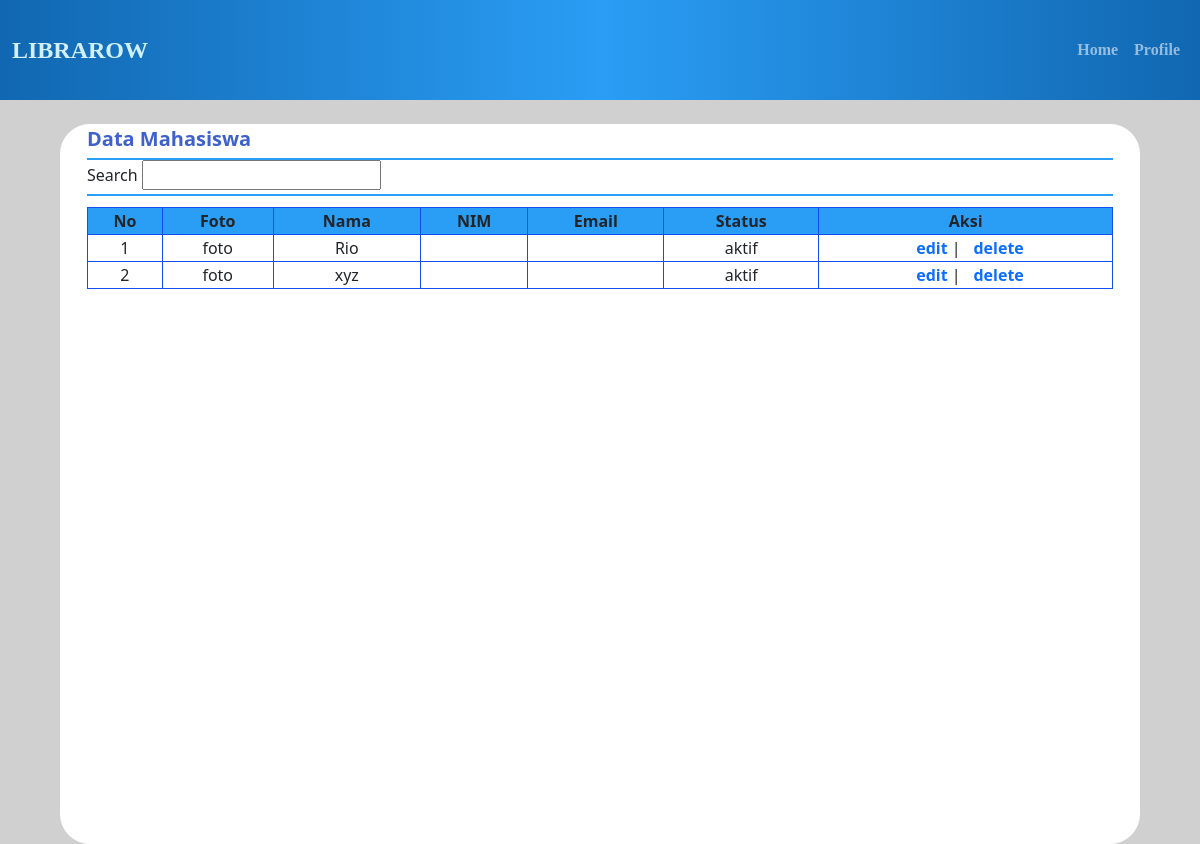
/data_mahasiswa.php, run on the app's committed database.
### tables this page shows
CREATE TABLE `user` (
  `id` int(11) NOT NULL,
  `username` varchar(20) NOT NULL,
  `password` varchar(50) NOT NULL,
  `nama` varchar(50) NOT NULL,
  `email` varchar(100) DEFAULT NULL,
  `nohp` varchar(15) DEFAULT NULL,
  `nim` varchar(10) DEFAULT NULL,
  `status` enum('aktif','suspend') NOT NULL
);

### functions.php (called while the page is built, shortened)
<?php
$conn = mysqli_connect('localhost','root','','librarow');
function query($query){
    global $conn;
    $result = mysqli_query($conn,$query);
    $row = [];
    while($dbs = mysqli_fetch_assoc($result)){
        $row[] = $dbs;
    }
    return $row;
}
?>

### data_mahasiswa.php (the view, shortened to what this page needs)
<?php
include 'functions.php';
$mahasiswa = query("SELECT * FROM user");
?>
<!DOCTYPE html>
<html lang="en">
<head>
    <link rel="stylesheet" href="bootstrap/css/bootstrap.min.css">
    <link rel="stylesheet" href="css/admin_page.css">
</head>
<body style="background-color: #D0D0D0;">
    <nav class="navbar sticky-top navbar-expand-sm navbar-dark" style="color: #D0EFFF;">
        <div class="container-fluid ">
            <a class="navbar-brand " href="login.php">LIBRAROW</a>
            <div class="nav navbar-custom" id="navbarSupportedContent" style="color: #D0EFFF !important;">
                <ul class="navbar-nav ms-auto">
                    <li class="nav-item">
                        <a class="nav-link" href="admin_page.php">Home</a>
                    </li>
                    <li class="nav-item">
                        <a class="nav-link" href="profile_pustakawan.php">Profile</a>
                    </li>
                </ul>
            </div>
        </div>
    </nav>
    <div class="datacontainer">
        <div class="datatitle">Data Mahasiswa</div>
        <div class="datasearch">Search
            <input type="text" name="search" id="search">
        </div>
        <table border="1px solid" width="95%" style="border-collapse:collapse;margin:auto;">
            <th>No</th>
            <th>Foto</th>
            <th>Nama</th>
            <th>NIM</th>
            <th>Email</th>
            <th>Status</th>
            <th>Aksi</th>
            <?php
            $i = 1;
            ?>
            <?php foreach($mahasiswa as $mhs) : ?>
            <tr>
                <td><?=$i;?></td>
                <td>foto</td>
                <td><?=$mhs["nama"]?></td>
                <td><?=$mhs["nim"]?></td>
                <td><?=$mhs["email"]?></td>
                <td><?=$mhs["status"]?></td>
                <td>
                    <a href="">edit</a> |
                    <a href="">delete</a>
                </td>
            </tr>
            <?php $i++;?>
            <?php endforeach;?>
        </table>
    </div>
</body>
</html>

### css/admin_page.css (style rules this page uses)
.navbar { min-height: 100px; background-image: linear-gradient(to right, #1167b1, #2a9df4, #1167b1); }
.navbar-brand { text-align: left; font-weight: bold; font-size: 24px; font-family: Title !important; color: #d0efff !important; }
.navbar-brand, .navbar-custom { text-align: left; font-weight: bold; font-family: Title !important; color: #d0efff !important; }
.datacontainer { width: 90%; height: 90vh; background-color: white; margin: auto; margin-top: 2%; border-radius: 30px; }
.datacontainer .datatitle { width: 95%; height: 5%; margin-top: 2%; border-bottom: 2px solid #2a9df4; margin: auto; color: #3e61cc; font-size: 20px; font-weight: bold; }
.datacontainer .datasearch { width: 95%; height: 5%; border-bottom: 2px solid #2a9df4; margin: auto; margin-bottom: 1%; }
.datacontainer table, th, td { border: 1px solid #114fee; text-align: center; }
.datacontainer a { margin-left: 3%; font-size: 16px; font-weight: bold; text-decoration: none; }
.datacontainer th { background-color: #2a9df4; }

### data on the page
user: nama "Rio", status "aktif"
user: nama "xyz", status "aktif"
